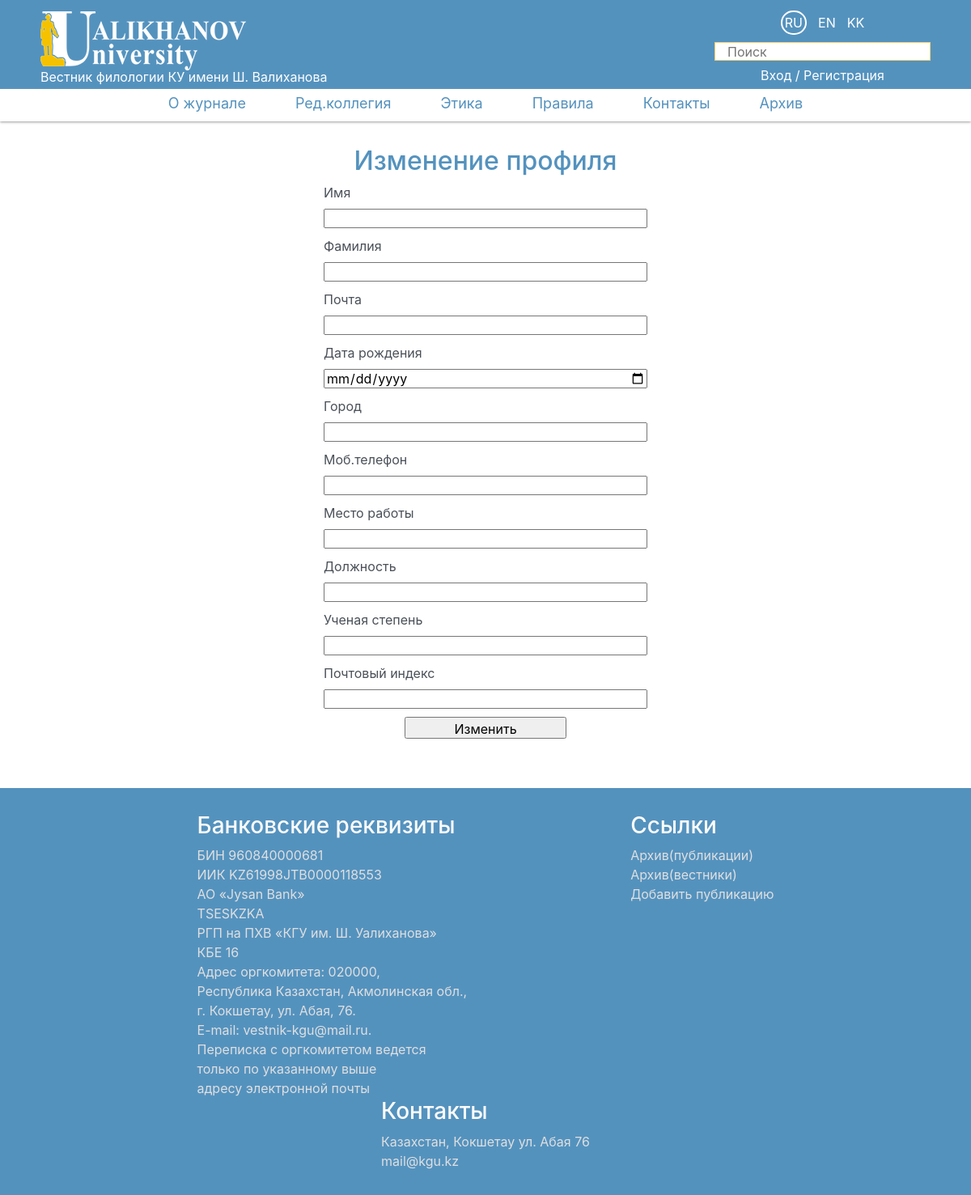
The app's page /reprofile/ with its own data.
### publication/models.py (models this page shows, shortened)
class Pages(models.Model):
    title = models.CharField(max_length=30,verbose_name="Заголовок")
    content = models.TextField(verbose_name="Контент")
    parent = models.ForeignKey('self', null=True, blank=True, on_delete=models.CASCADE, related_name='children')
    index = models.IntegerField(default=0)
    basic = models.BooleanField(default=False)
    class Meta:
        verbose_name = "Страница"
        verbose_name_plural = "Страницы"

### publication/views.py (the view)
# urls.py: path('reprofile/',reprofile,name='reprofile'),
def reprofile(request):
    return render(request,'reprofile.html')

### publication/context_processors.py (called while the page is built)
def pages(request):
    return {'pages':Pages.objects.filter(parent=None).order_by('index')}

### publication/templatetags/vestnik_tags.py (called while the page is built)
@register.filter(name='DateValid')
def markdown_format(number):
    if number:
        if int(number)<10:
            return "0"+str(number)
        else:
            return number
    else:
        return None

### publication/templates/reprofile.html (shortened to what this page needs)
{% extends "index.html" %}
{% load static i18n %}
{% load vestnik_tags %}
{% block content %}
<div class="main">
    <h2 style="text-align: center;color: #5492be;">Изменение профиля</h2>
    <form action="{% url 'reprofile_post' %}" method="post" class="reprofile_form">
        <label for="1">Имя</label><input type="text" id="1" name="first_name" value="{{request.user.first_name}}">
        <label for="">Фамилия</label><input type="text" name="last_name" value="{{request.user.last_name}}">
        <label for="">Почта</label><input type="email" name="email" value="{{request.user.email}}">
        <label for="">Дата рождения</label><input type="date" name="birth_date" value="{{request.user.profile.birth_date.year}}-{{request.user.profile.birth_date.month|DateValid}}-{{request.user.profile.birth_date.day|DateValid}}">
        <label for="">Город</label><input type="text" name="city" value="{{request.user.profile.city}}">
        <label for="">Моб.телефон</label><input type="text" name="mobile" value="{{request.user.profile.mobile}}">
        <label for="">Место работы</label><input type="text" name="workPlace" value="{{request.user.profile.workPlace}}">
        <label for="">Должность</label><input type="text" name="work" value="{{request.user.profile.work}}">
        <label for="">Ученая степень</label><input type="text" name="education" value="{{request.user.profile.education}}">
        <label for="">Почтовый индекс</label><input type="text" name="postCode" value="{{request.user.profile.postCode}}">
        <input type="submit" value="Изменить">
    </form>
</div>
{% endblock %}

### publication/templates/index.html (shortened to what this page needs)
<!DOCTYPE html>
{% load i18n %}
{% load static %}
<html>
<head>
	<link rel="stylesheet" type="text/css" href="{% static 'styles.css' %}">
	<link rel="stylesheet" href="https://stackpath.bootstrapcdn.com/bootstrap/4.5.0/css/bootstrap.min.css">
	<link rel="stylesheet" type="text/css" href="{% static 'styles.css' %}">
</head>
<body>
	<div class="head">
	<div class="header">
		<div class="logo">
			<img src="{% static 'logo.png' %}" height="80%">
			<div class="head_text">
			<span class="head_text_title">{% trans 'Вестник филологии' %}</span>
			<span class="head_text_content">{% trans 'КУ имени Ш. Валиханова' %}</span>
		</div>
		</div>
		<div class="search">
			<ul class="language_local">
                                            {% get_current_language as LANGUAGE_CODE %}
                                            {% get_available_languages as LANGUAGES %}
                                            {% get_language_info_list for LANGUAGES as languages %}
                                            {% for language in languages %}
                                            <li class="language_li"><a href="/{{ language.code }}{{ request.get_full_path|slice:'3:' }}" class="language-link {% if language.code == LANGUAGE_CODE %}active {% endif %}" data-lang="{{language.code}}">{{language.code|upper}}</a></li>
                                            {% endfor %}
			</ul>
			<form action="{% url 'search' %}" method="get">
			<input id="search" required name="q" type="text" placeholder="{% trans 'Поиск' %}" autocomplete="off" class="search_row">
				</form>
			{% if user.is_authenticated %}
			<a href="{% url 'cabinet' %}" class="log">{% trans 'Кабинет' %}</a> /
			<a href="{% url 'logout' %}" class="log">{% trans 'Выход' %}</a>
			{% else %}
			<a href="{% url 'login' %}" class="log">{% trans 'Вход' %}</a> /
			<a href="{% url 'signup' %}" class="log">{% trans 'Регистрация' %}</a>
			{% endif %}
		</div>
	</div>
	<div class="navigate">
		<ul class="base_menu">
			{% for i in pages %}
				<li class="base_menu_li {% if i.children %}menu_button{% endif %}"><a href="{% url 'detailPage' i.pk %}">{{ i.title }}</a>
				</li>
			{% empty %}
			<li><a href="">Empty</a></li>
			{% endfor %}
			<li class="base_menu_li menu_button"><a href="{% url 'archive' %}">{% trans "Архив" %}</a>
			</li>
		</ul>
	</div>
	</div>
	<div class="content">
		{% block content %}{% endblock %}
	</div>
	<div class="footer">
		<div class="ftr1"><h3>{% trans "Банковские реквизиты" %}</h3>
			БИН 960840000681 <br>
ИИК KZ61998JTB0000118553 <br>
AO «Jysan Bank» <br>
TSESKZKA <br>
РГП на ПХВ «КГУ им. Ш. Уалиханова» <br>
КБЕ 16 <br>
Адрес оргкомитета:
020000,<br> Республика Казахстан, Акмолинская обл.,<br> г. Кокшетау, ул. Абая, 76.<br> E-mail: vestnik-kgu@mail.ru. <br>Переписка с оргкомитетом ведется
			<br>только по указанному выше <br>адресу электронной почты
		</div>
		<div class="ftr2"><h3>{% trans "Ссылки" %}</h3>
	<ul>
		<li><a href="{% url 'publications' %}">{% trans "Архив(публикации)" %}</a></li>
		<li><a href="{% url 'archive' %}">{% trans "Архив(вестники)" %}</a></li>
		<li><a href="{% url 'add_file' %}">{% trans "Добавить публикацию" %}</a></li>
	</ul>
		</div>
		<div class="ftr3"><h3>{% trans "Контакты" %} </h3>
Казахстан, Кокшетау ул. Абая 76<br>        mail@kgu.kz
		</div>
	</div>
</body>
</html>

### publication/static/styles.css (style rules this page uses)
html { height: 100%; }
body { margin:0px; padding: 0px; display: flex; flex-direction: column; height: 100%; line-h }
ul { list-style-type:none; padding:0px; margin:0px; }
.log { color:white; }
a { text-decoration: none; }
li { list-style-type:none; }
.search { text-align:center; }
.search_row { border: 1px solid #ffd070; height: 23px; margin:10px 0px; padding-left: 15px; box-sizing: border-box; outline3:0px; }
.head { flex: 0 0 auto; margin-bottom: 0px; background-color:#5492be; }
.content { flex: 1 0 auto; }
.footer { flex: 0 0 auto; }
.header { line-height:1; color: white; height: 110px; width: 1100px; display: flex; flex-wrap:wrap; align-items: start; padding-top: 14px; justify-content: space-between; margin-bottom: -41px; margin-top: 0px; padding-top: -10px; box-sizing: border-box; opacity: 1; transition: opacity .2s; background-color:#5492be; margin:auto; }
.base_menu { padding:0px; line-height:1; height:40px; display:flex; justify-content: center; flex-direction: row; align-items: center; list-style: none; margin:auto; background-color: #5680A7; background-color: #608cb500; box-sizing: border-box; transition: background-color .3s background-color: #172532c2; background-color: white; }
.base_menu_li { border-right:1px solid white; }
.base_menu li:last-child { border-right:0px solid white; }
.base_menu_li a { color: #5492be; margin-right: 30px; margin-left: 30px; margin-bottom: 5px; font-size: 18px; display: inline-block; font-family: inherit; }
.content { margin: 10px auto; line-height:1.5; width:1160px; color:#0e093e;; }
.main { width:100%; margin:10px auto; color:#4a5058; float:left; background-color: white; padding: 10px 20px; box-sizing: border-box; }
.footer { margin-top: 30px; background-color:#5680A7 ; background-color: #5492be; display: flex; justify-content: center; flex-wrap: wrap; color:#fbfbfb; padding: 30px 0px; }
.footer ul { padding-inline-start:0px; }
.footer h3 { color:#fbfbfb; }
.ftr1 , .ftr2, .ftr3 { margin:0px 101px; color: #dfdfdf; }
.ftr2 a { color: #dfdfdf; }
.language_local { width: 80%; margin: 6px auto; justify-content: center; display: flex; padding-inline-start: 0px; }
.language_li { margin: 0 7px; }
.language-link { color:white; }
.language_li a.active { border: 2px solid #ffffff; border-radius: 20px; padding: 3px; }
.navigate { box-shadow: 0px 1px 3px #9b9b9b; background-color: white; }
.reprofile_form { display: flex; flex-direction: column; width: 400px; margin: 0px auto; }
.reprofile_form input { margin-bottom: 10px; height: 24px; }
.reprofile_form input:last-child { width: 200px; margin: 0px auto; height: 27px; }

### records on screen
Pages: title "О журнале"
Pages: title "Ред.коллегия"
Pages: title "Этика"
Pages: title "Правила"
Pages: title "Контакты"

### other values on screen
{{ language.code|upper }} "RU" "EN" "KK"
